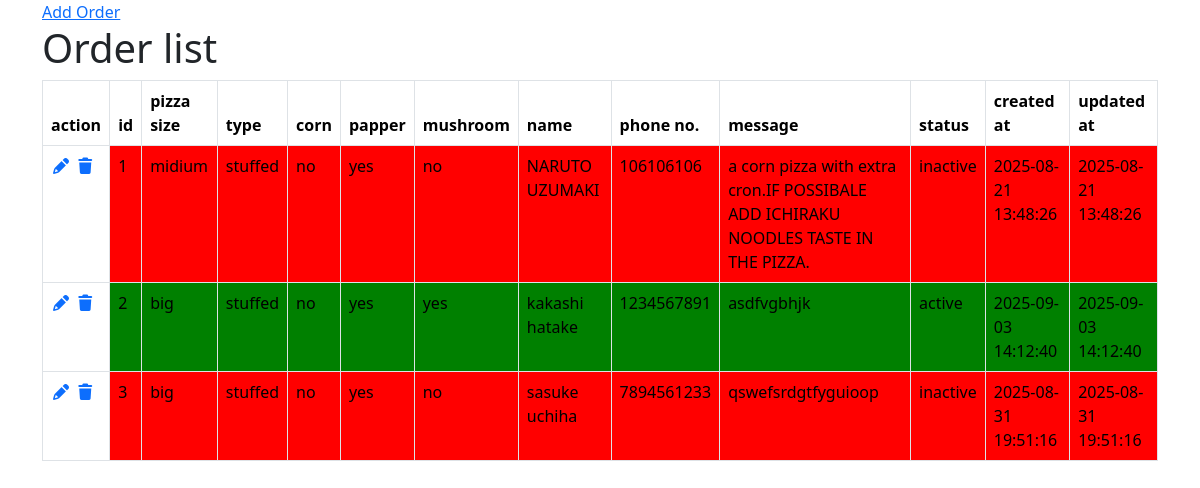
The page / on the database its author committed.
### tables this page shows
CREATE TABLE `pizza_orders` (
  `id` int(11) UNSIGNED NOT NULL,
  `pizza_size` enum('big','midium','small','') NOT NULL DEFAULT 'big',
  `crust_type` enum('thin','thick','stuffed','') DEFAULT 'thin',
  `corn` enum('yes','no','','') DEFAULT 'no',
  `pepper` enum('yes','no','','') DEFAULT 'no',
  `mushroom` enum('yes','no','','') DEFAULT 'no',
  `name` varchar(20) DEFAULT NULL,
  `phone_no` varchar(20) DEFAULT NULL,
  `message` longtext DEFAULT NULL,
  `status` enum('active','inactive','deleted','') DEFAULT 'active',
  `created_at` timestamp NULL DEFAULT current_timestamp() ON UPDATE current_timestamp(),
  `updated_at` timestamp NULL DEFAULT current_timestamp() ON UPDATE current_timestamp()
);

### index.php (the view, shortened to what this page needs)
<!DOCTYPE html>
<html lang="en">
<head>
    <link href="https://cdn.jsdelivr.net/npm/bootstrap@5.3.3/dist/css/bootstrap.min.css" rel="stylesheet">
    <link rel="stylesheet" href="https://cdnjs.cloudflare.com/ajax/libs/font-awesome/7.0.0/css/all.min.css" />
</head>
<body>
    <div class="container" >
        <div class="row"><a href="add-order.php">Add Order</a></div>
        <h1>Order list</h1>
        <?php
            include_once "db-connection.php";
            $pizzas = mysqli_query($conn,"SELECT * FROM pizza_orders WHERE status!= 'deleted'");
        ?>
        <table class="table table-bordered">
            <thead>
                <tr>
                    <th>action</th>
                    <th>id</th>
                    <th>pizza size</th>
                    <th>type</th>
                    <th>corn</th>
                    <th>papper</th>
                    <th>mushroom</th>
                    <th>name</th>
                    <th>phone no.</th>
                    <th>message</th>
                    <th>status</th>
                    <th>created at</th>
                    <th>updated at</th>
                </tr>
            </thead>
            <tbody>
                <?php foreach($pizzas as $key=> $pizza) { ?>
                    <?php
                    if($pizza['status']=='active'){
                    ?>
                        <tr>
                            <td>
                                <a href="edit-order.php?id=<?php echo $pizza['id']?>"><i class="fa fa-pencil" aria-hidden="true"></i></a>
                                <a href="delete.php?id=<?php echo $pizza['id']?>"><i class="fa fa-trash" aria-hidden="true"></i></a>
                            </td>
                            <td style="background-color:green;"><?php echo $key+1 ?></td>
                            <td style="background-color:green;"><?php echo $pizza['pizza_size']?></td>
                            <td style="background-color:green;"><?php echo $pizza['crust_type']?></td>
                            <td style="background-color:green;"><?php echo $pizza['corn']?></td>
                            <td style="background-color:green;"><?php echo $pizza['pepper']?></td>
                            <td style="background-color:green;"><?php echo $pizza['mushroom']?></td>
                            <td style="background-color:green;"><?php echo $pizza['name']?></td>
                            <td style="background-color:green;"><?php echo $pizza['phone_no']?></td>
                            <td style="background-color:green;"><?php echo $pizza['message']?></td>
                            <td style="background-color:green;"><?php echo $pizza['status']?></td>
                            <td style="background-color:green;"><?php echo $pizza['created_at']?></td>
                            <td style="background-color:green;"><?php echo $pizza['updated_at']?></td>
                        </tr>
                    <?php } ?>
                    <?php
                    if($pizza['status']=='inactive'){
                    ?>
                        <tr>
                            <td>
                                <a href="edit-order.php?id=<?php echo $pizza['id']?>"><i class="fa fa-pencil" aria-hidden="true"></i></a>
                                <a href="delete.php?id=<?php echo $pizza['id']?>"><i class="fa fa-trash" aria-hidden="true"></i></a>
                            </td>
                            <td style="background-color:red;"><?php echo $key+1 ?></td>
                            <td style="background-color:red;"><?php echo $pizza['pizza_size']?></td>
                            <td style="background-color:red;"><?php echo $pizza['crust_type']?></td>
                            <td style="background-color:red;"><?php echo $pizza['corn']?></td>
                            <td style="background-color:red;"><?php echo $pizza['pepper']?></td>
                            <td style="background-color:red;"><?php echo $pizza['mushroom']?></td>
                            <td style="background-color:red;"><?php echo $pizza['name']?></td>
                            <td style="background-color:red;"><?php echo $pizza['phone_no']?></td>
                            <td style="background-color:red;"><?php echo $pizza['message']?></td>
                            <td style="background-color:red;"><?php echo $pizza['status']?></td>
                            <td style="background-color:red;"><?php echo $pizza['created_at']?></td>
                            <td style="background-color:red;"><?php echo $pizza['updated_at']?></td>
                        </tr>
                    <?php } ?>
                <?php } ?>
            </tbody>
        </table>
    </div>
</body>
</html>

### rows shown on the page
pizza_orders: pizza_size "midium", crust_type "stuffed", corn "no", pepper "yes", mushroom "no", name "NARUTO UZUMAKI", phone_no "106106106", message "a corn pizza with extra cron.IF POSSIBALE ADD ICHIRAKU NOODLES TASTE IN THE PIZZA.", status "inactive", created_at "2025-08-21 13:48:26", updated_at "2025-08-21 13:48:26"
pizza_orders: pizza_size "big", crust_type "stuffed", corn "no", pepper "yes", mushroom "yes", name "kakashi hatake", phone_no "1234567891", message "asdfvgbhjk", status "active", created_at "2025-09-03 14:12:40", updated_at "2025-09-03 14:12:40"
pizza_orders: pizza_size "big", crust_type "stuffed", corn "no", pepper "yes", mushroom "no", name "sasuke uchiha", phone_no "7894561233", message "qswefsrdgtfyguioop", status "inactive", created_at "2025-08-31 19:51:16", updated_at "2025-08-31 19:51:16"
